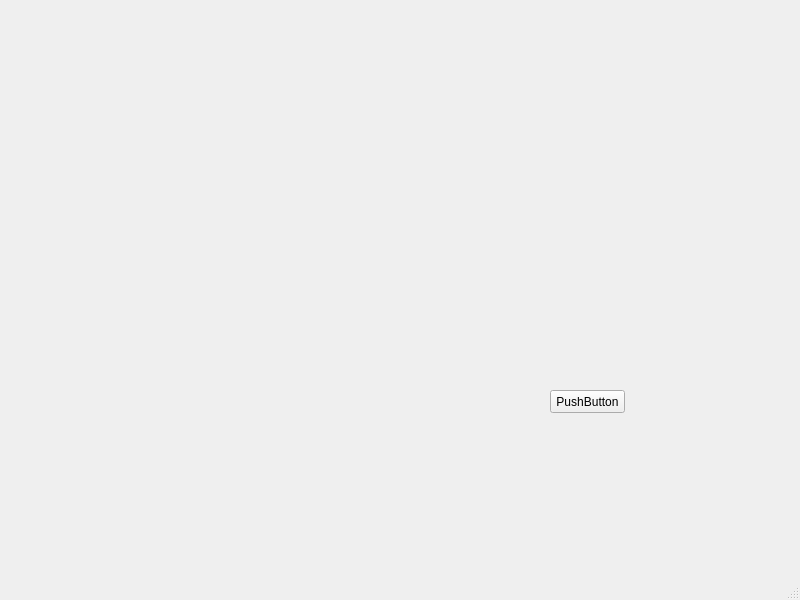
<?xml version="1.0" encoding="UTF-8"?>
<ui version="4.0">
 <class>MainWindow</class>
 <widget class="QMainWindow" name="MainWindow">
  <property name="geometry">
   <rect>
    <x>0</x>
    <y>0</y>
    <width>800</width>
    <height>600</height>
   </rect>
  </property>
  <property name="windowTitle">
   <string>MainWindow</string>
  </property>
  <widget class="QWidget" name="centralwidget">
   <widget class="QPushButton" name="pushButton">
    <property name="geometry">
     <rect>
      <x>550</x>
      <y>390</y>
      <width>75</width>
      <height>23</height>
     </rect>
    </property>
    <property name="text">
     <string>PushButton</string>
    </property>
   </widget>
  </widget>
  <widget class="QMenuBar" name="menubar">
   <property name="geometry">
    <rect>
     <x>0</x>
     <y>0</y>
     <width>800</width>
     <height>21</height>
    </rect>
   </property>
  </widget>
  <widget class="QStatusBar" name="statusbar"/>
 </widget>
 <resources/>
 <connections/>
</ui>
